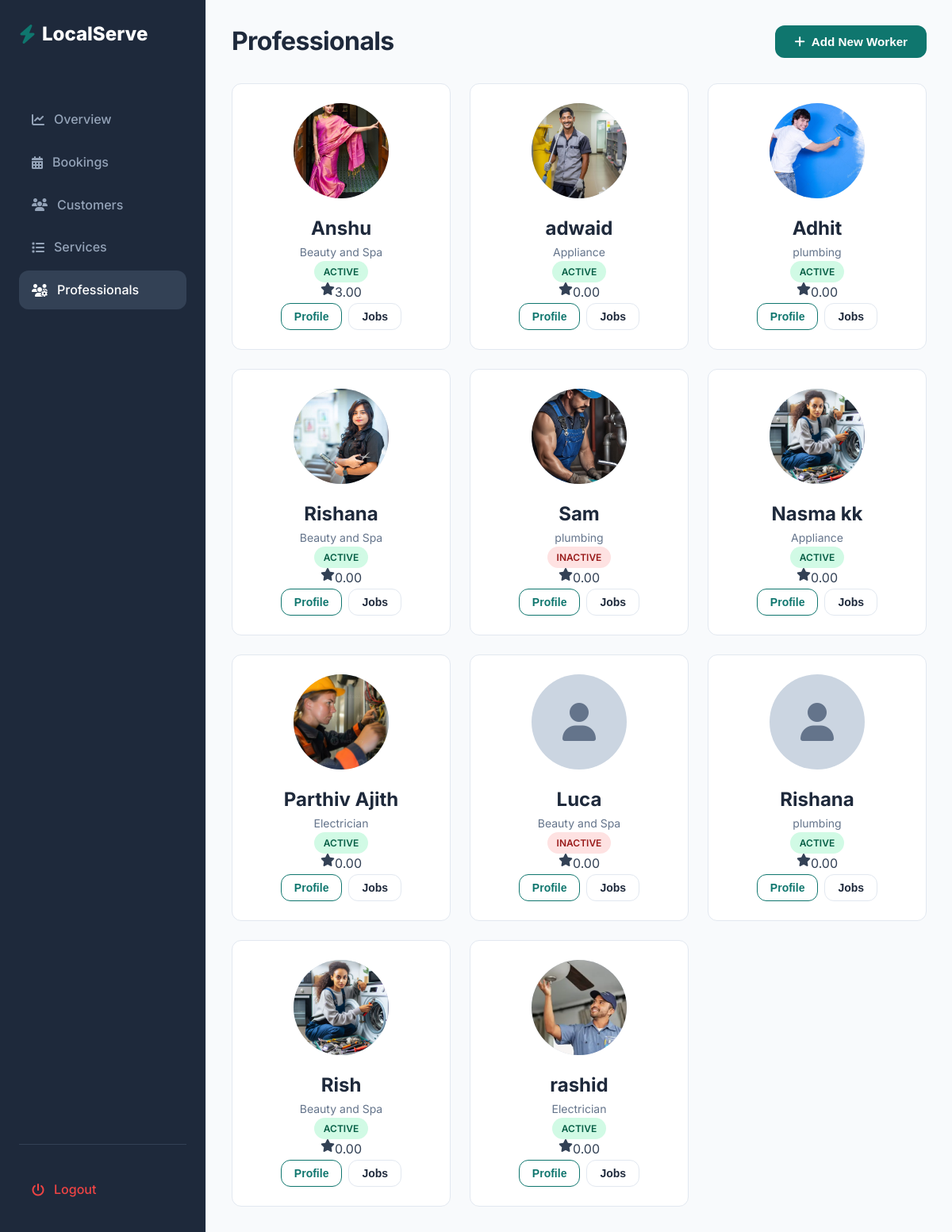
Page /services/admin_workers/ on the committed database.
### services/models.py (models this page shows, shortened)
class Worker(models.Model):
    full_name = models.CharField(max_length=150)
    services = models.ManyToManyField(Service, related_name="workers")
    phone = models.CharField(max_length=20,unique=True)
    photo = models.ImageField(upload_to="workers/",blank=True,null=True)
    rating = models.DecimalField(max_digits=3,decimal_places=2,default=0.0)
    email = models.EmailField(blank=True)
    experiance_years = models.IntegerField(null=True, blank=True)
    location = models.CharField(max_length=100, blank=True)
    is_active = models.BooleanField(default=True)
    created_at = models.DateTimeField(auto_now_add=True)

class Service(models.Model):
    category = models.ForeignKey(ServiceCategory, on_delete=models.CASCADE, related_name = "services")
    title = models.CharField(max_length=150)
    description = models.TextField()
    price = models.DecimalField(max_digits=8,decimal_places=2)
    duration_minutes = models.IntegerField()
    image = models.ImageField(upload_to="services/",blank=True, null=True)
    is_active = models.BooleanField(default=True)
    created_at = models.DateTimeField(auto_now_add=True)
    is_best_seller = models.BooleanField(default=False)
    includes = models.TextField(blank=True,default="",
        help_text="Enter one item per line (e.g. Deep dusting, Floor cleaning, etc.)"
    )

class ServiceCategory(models.Model):
    name = models.CharField(max_length = 100,unique=True)
    icon = models.CharField(max_length = 100,blank=True)
    is_active = models.BooleanField(default = True)

### services/views.py (the view)
# urls.py: path('admin_workers/', views.admin_workers, name = "admin_workers"),
def admin_workers(request):
    workers = Worker.objects.all()
    return render(request, 'admin/workers/admin_workers.html',{'workers':workers})

### templates/admin/workers/admin_workers.html (shortened to what this page needs)
{% extends "base_admin.html" %}
    {% block content %}
        <div class="flex justify-between items-center" style="margin-bottom: 2rem;">
            <h2>Professionals</h2>
            <a href="{% url "add_worker" %}">
                <button class="btn btn-primary"><i class="fa-solid fa-plus"></i> Add New Worker</button>
            </a>
        </div>
        <div class="grid grid-cols-3 grid-gap">
            {% for worker in workers %}
            <div class="card text-center">
                <div
                    style="width: 120px; height: 120px; background: #CBD5E1; border-radius: 50%; margin: 0 auto 1.5rem; overflow: hidden; display: flex; align-items: center; justify-content: center;">
                    {% if worker.photo %}
                        <img src="{{ worker.photo.url }}" alt="{{ worker.full_name }}" style="width: 100%; height: 100%; object-fit: cover;">
                      {% else %}
                         <i class="fa-solid fa-user fa-3x text-light"></i>
                    {% endif %}
                </div>
                <h3 style="margin-bottom: 0.25rem;">{{ worker.full_name }}</h3>
                <p class="text-light text-sm mb-2">
                    {% if worker.services.exists %}
                        {{ worker.services.first.category.name }}
                    {% else %}
                        No category
                    {% endif %}
                </p>
                {% if worker.is_active %}
                    <span class="badge badge-success">Active</span>
                {% else %}
                    <span class="badge badge-danger">Inactive</span>
                {% endif %}
                <div class="flex justify-center gap-xs text-warning mb-2">
                    <i class="fa-solid fa-star"></i> {{ worker.rating }}
                </div>
                <div class="flex justify-center gap-sm mt-3">
                    <a href="{% url 'worker_profile' worker.id %}">
                        <button class="btn btn-outline btn-sm">Profile</button>
                    </a>
                    <a href="{% url "worker_jobs" worker.id %}">
                        <button class="btn btn-secondary btn-sm">Jobs</button>
                    </a>
                </div>
            </div>
            {% empty %}
                <p class="text-light">No workers added yet</p>
            {% endfor %}
            </div>
    {% endblock %}

### static/css/style.css (style rules this page uses)
:root { --color-primary: #0F766E; --color-primary-dark: #0F5F57; --color-primary-light: #CCFBF1; --color-secondary: #0F172A; --color-accent: #F59E0B; --color-bg: #F8FAFC; --color-surface: #FFFFFF; --color-border: #E2E8F0; --color-text: #334155; --color-text-dark: #1E293B; --color-text-light: #64748B; --color-text-white: #FFFFFF; --color-success: #10B981; --color-warning: #F59E0B; --color-danger: #EF4444; --color-info: #3B82F6; --spacing-xs: 0.25rem; --spacing-sm: 0.5rem; --spacing-md: 1rem; --spacing-lg: 1.5rem; --spacing-xl: 3rem; --radius-sm: 6px; --radius-md: 12px; --radius-lg: 20px; --radius-full: 9999px; --shadow-sm: 0 1px 2px 0 rgba(0, 0, 0, 0.05); --shadow-md: 0 4px 6px -1px rgba(0, 0, 0, 0.1), 0 2px 4px -1px rgba(0, 0, 0, 0.06); --shadow-lg: 0 10px 15px -3px rgba(0, 0, 0, 0.1), 0 4px 6px -2px rgba(0, 0, 0, 0.05); --shadow-hover: 0 20px 25px -5px rgba(0, 0, 0, 0.1), 0 10px 10px -5px rgba(0, 0, 0, 0.04); --transition: all 0.2s cubic-bezier(0.4, 0, 0.2, 1); --header-height: 80px; --max-width: 1200px; }
*, *::before, *::after { box-sizing: border-box; margin: 0; padding: 0; }
body { font-family: 'Inter', sans-serif; background-color: var(--color-bg); color: var(--color-text); line-height: 1.6; -webkit-font-smoothing: antialiased; }
a { text-decoration: none; color: inherit; transition: var(--transition); }
img { max-width: 100%; border-radius: var(--radius-sm); display: block; }
.flex { display: flex; }
.items-center { align-items: center; }
.justify-between { justify-content: space-between; }
.justify-center { justify-content: center; }
.gap-sm { gap: var(--spacing-sm); }
.grid { display: grid; }
.grid-cols-3 { grid-template-columns: repeat(3, 1fr); }
.grid-gap { gap: var(--spacing-lg); }
h1, h2, h3, h4, h5, h6 { color: var(--color-text-dark); font-weight: 700; line-height: 1.2; }
h2 { font-size: 2rem; letter-spacing: -0.02em; }
h3 { font-size: 1.5rem; }
.text-light { color: var(--color-text-light); }
.text-center { text-align: center; }
.text-sm { font-size: 0.875rem; }
.btn { display: inline-flex; align-items: center; justify-content: center; padding: 0.75rem 1.5rem; border-radius: var(--radius-md); font-weight: 600; cursor: pointer; transition: var(--transition); border: none; font-size: 0.95rem; gap: 0.5rem; }
.btn-primary { background-color: var(--color-primary); color: white; }
.btn-secondary { background-color: white; color: var(--color-text-dark); border: 1px solid var(--color-border); }
.btn-outline { background-color: transparent; border: 1px solid var(--color-primary); color: var(--color-primary); }
.btn-sm { padding: 0.5rem 1rem; font-size: 0.875rem; }
.card { background: var(--color-surface); border-radius: var(--radius-md); border: 1px solid var(--color-border); padding: var(--spacing-lg); transition: var(--transition); }
.badge { display: inline-block; padding: 0.25rem 0.75rem; border-radius: 50px; font-size: 0.75rem; font-weight: 600; text-transform: uppercase; }
.badge-success { background: #D1FAE5; color: #065F46; }
.badge-danger { background: #FEE2E2; color: #991B1B; }

### rows in the picture
Worker: photo (picture), full_name "Anshu", services.first.category.name "Beauty and Spa", is_active "ACTIVE", rating "3.00"
Worker: photo (picture), full_name "adwaid", services.first.category.name "Appliance", is_active "ACTIVE", rating "0.00"
Worker: photo (picture), full_name "Adhit", services.first.category.name "plumbing", is_active "ACTIVE", rating "0.00"
Worker: photo (picture), full_name "Rishana", services.first.category.name "Beauty and Spa", is_active "ACTIVE", rating "0.00"
Worker: photo (picture), full_name "Sam", services.first.category.name "plumbing", is_active "INACTIVE", rating "0.00"
Worker: photo (picture), full_name "Nasma kk", services.first.category.name "Appliance", is_active "ACTIVE", rating "0.00"
Worker: photo (picture), full_name "Parthiv Ajith", services.first.category.name "Electrician", is_active "ACTIVE", rating "0.00"
Worker: full_name "Luca", services.first.category.name "Beauty and Spa", is_active "INACTIVE", rating "0.00"
Worker: full_name "Rishana", services.first.category.name "plumbing", is_active "ACTIVE", rating "0.00"
Worker: photo (picture), full_name "Rish", services.first.category.name "Beauty and Spa", is_active "ACTIVE", rating "0.00"
Worker: photo (picture), full_name "rashid", services.first.category.name "Electrician", is_active "ACTIVE", rating "0.00"
